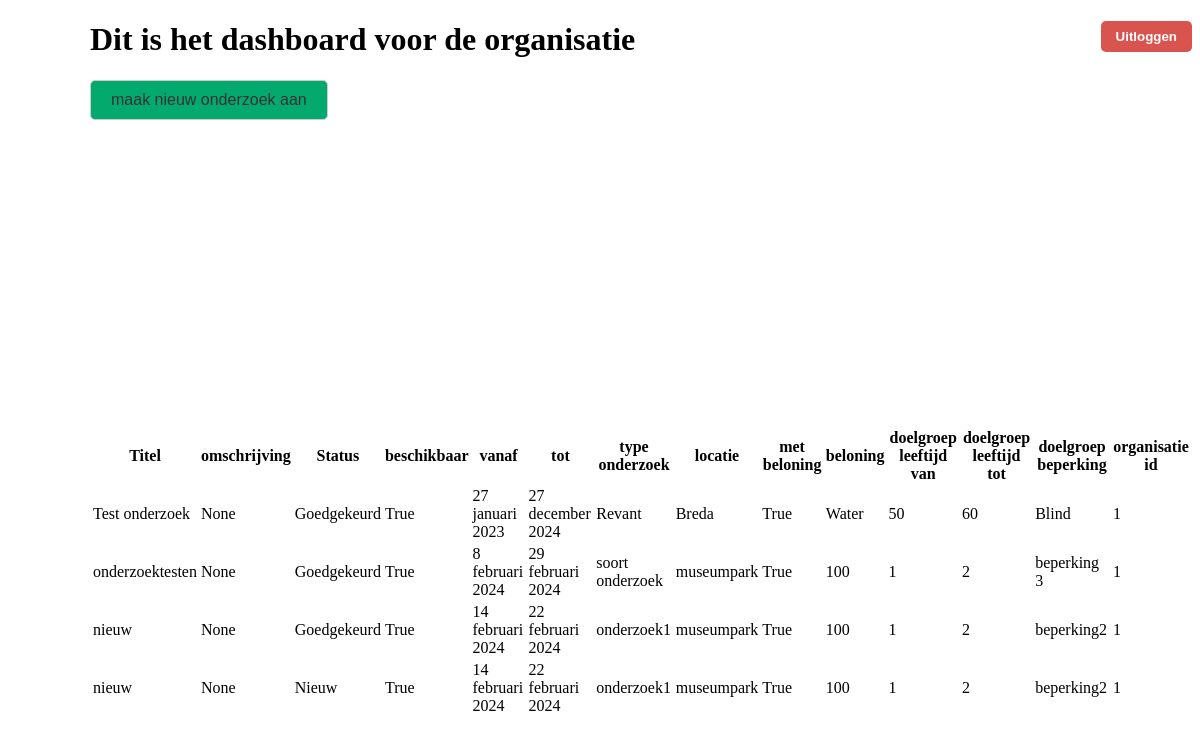
Page /organisaties/onderzoekstabel/ (signed in) on the earlier database version.
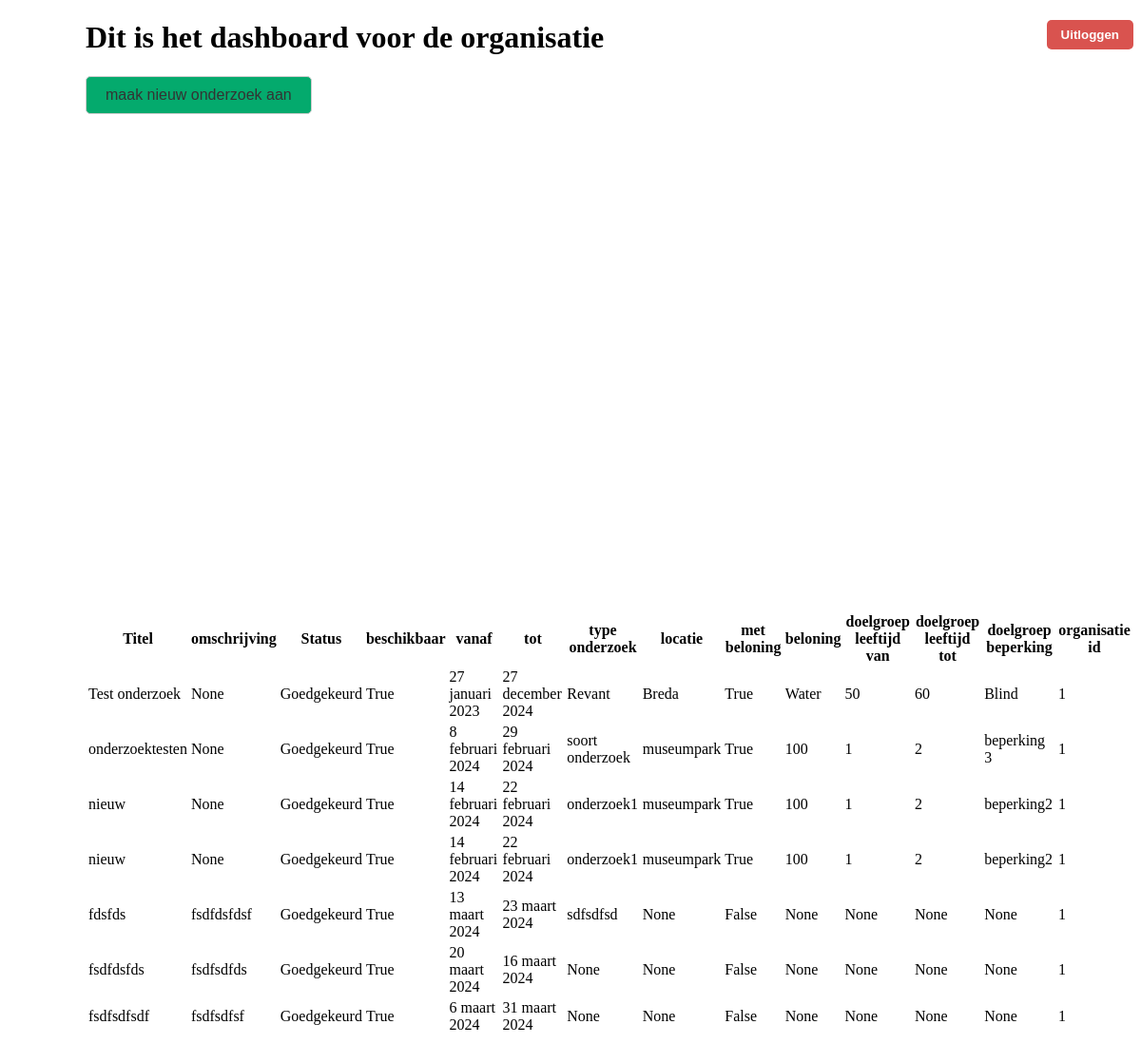
Same page on the later database version.
### core/models.py (models this page shows)
class Onderzoek(models.Model):
    onderzoek_id = models.AutoField(primary_key=True)
    titel = models.CharField(max_length=255)
    omschrijving = models.TextField(blank=True, null=True)
    status = models.CharField(max_length=50, blank=True, null=True)
    beschikbaar = models.BooleanField(default=True)
    datum_vanaf = models.DateField(blank=True, null=True)
    datum_tot = models.DateField(blank=True, null=True)
    type_onderzoek = models.CharField(max_length=50, blank=True, null=True)
    locatie = models.CharField(max_length=255, blank=True, null=True)
    met_beloning = models.BooleanField(default=False)
    beloning = models.CharField(max_length=255, blank=True, null=True)
    doelgroep_leeftijd_van = models.IntegerField(blank=True, null=True)
    doelgroep_leeftijd_tot = models.IntegerField(blank=True, null=True)
    doelgroep_beperking = models.CharField(max_length=255, blank=True, null=True)
    organisatie = models.ForeignKey(Organisaties, on_delete=models.CASCADE)
    class Meta:
        db_table = 'Onderzoek'

### organisaties/views.py (the view)
# urls.py: path('onderzoekstabel/', onderzoekstabel_view, name='dashboard_organisatie'),
@login_required
def onderzoekstabel_view(request):
    if request.user.is_authenticated and request.user.is_organisatie:
        onderzoeken = Onderzoek.objects.filter(organisatie=request.user.organisatie)
        return render(request, 'organisatie_dashboard.html', {'onderzoeken': onderzoeken})
    else:
        return redirect('login')

### organisaties/templates/organisatie_dashboard.html (shortened to what this page needs)
<!DOCTYPE html>
<html lang="nl">
<head>
    <link rel="stylesheet" href="/static/css/organisatie_dashboard_stylesheet.css" type="text/css">
    {% load static %}
</head>
<body data-login-url="{% url 'login' %}">
<button onclick="logoutUser()" data-logout-url="{% url 'logout' %}" class="logout-button">Uitloggen</button>
<h1>Dit is het dashboard voor de organisatie</h1>
<button onclick="location.href='{% url 'onderzoek_invoeren' %}';" class="maak-onderzoek-aan-knop">maak nieuw onderzoek aan</button>
<br><br>
<table>
    <thead>
    <tr>
        <th>Titel</th>
        <th>omschrijving</th>
        <th>Status</th>
        <th>beschikbaar</th>
        <th>vanaf</th>
        <th>tot</th>
        <th>type onderzoek</th>
        <th>locatie</th>
        <th>met beloning</th>
        <th>beloning</th>
        <th>doelgroep leeftijd van</th>
        <th>doelgroep leeftijd tot</th>
        <th>doelgroep beperking</th>
        <th>organisatie id</th>
    </tr>
    </thead>
    <tbody>
    {% for onderzoek in onderzoeken %}
        <tr>
            <td>{{ onderzoek.titel }}</td>
            <br>
            <td>{{ onderzoek.omschrijving }}</td>
            <br>
            <td>{{ onderzoek.status }}</td>
            <br>
            <td>{{ onderzoek.beschikbaar }}</td>
            <br>
            <td>{{ onderzoek.datum_vanaf }}</td>
            <td>{{ onderzoek.datum_tot }}</td>
            <td>{{ onderzoek.type_onderzoek }}</td>
            <td>{{ onderzoek.locatie }}</td>
            <td>{{ onderzoek.met_beloning }}</td>
            <td>{{ onderzoek.beloning }}</td>
            <td>{{ onderzoek.doelgroep_leeftijd_van }}</td>
            <td>{{ onderzoek.doelgroep_leeftijd_tot }}</td>
            <td>{{ onderzoek.doelgroep_beperking }}</td>
            <td>{{ onderzoek.organisatie_id }}</td>
        </tr>
    {% endfor %}
    </tbody>
</table>
</body>
</html>

Differences in the rows shown:
changed Onderzoek (number 4 of 7 on the later page): status "Nieuw" → "Goedgekeurd"
added Onderzoek: titel "fdsfds", omschrijving "fsdfdsfdsf", status "Goedgekeurd", beschikbaar "True", datum_vanaf "13 maart 2024", datum_tot "23 maart 2024", type_onderzoek "sdfsdfsd", locatie "None", met_beloning "False", beloning "None", doelgroep_leeftijd_van "None", doelgroep_leeftijd_tot "None", doelgroep_beperking "None", organisatie_id "1"
added Onderzoek: titel "fsdfdsfds", omschrijving "fsdfsdfds", status "Goedgekeurd", beschikbaar "True", datum_vanaf "20 maart 2024", datum_tot "16 maart 2024", type_onderzoek "None", locatie "None", met_beloning "False", beloning "None", doelgroep_leeftijd_van "None", doelgroep_leeftijd_tot "None", doelgroep_beperking "None", organisatie_id "1"
added Onderzoek: titel "fsdfsdfsdf", omschrijving "fsdfsdfsf", status "Goedgekeurd", beschikbaar "True", datum_vanaf "6 maart 2024", datum_tot "31 maart 2024", type_onderzoek "None", locatie "None", met_beloning "False", beloning "None", doelgroep_leeftijd_van "None", doelgroep_leeftijd_tot "None", doelgroep_beperking "None", organisatie_id "1"
